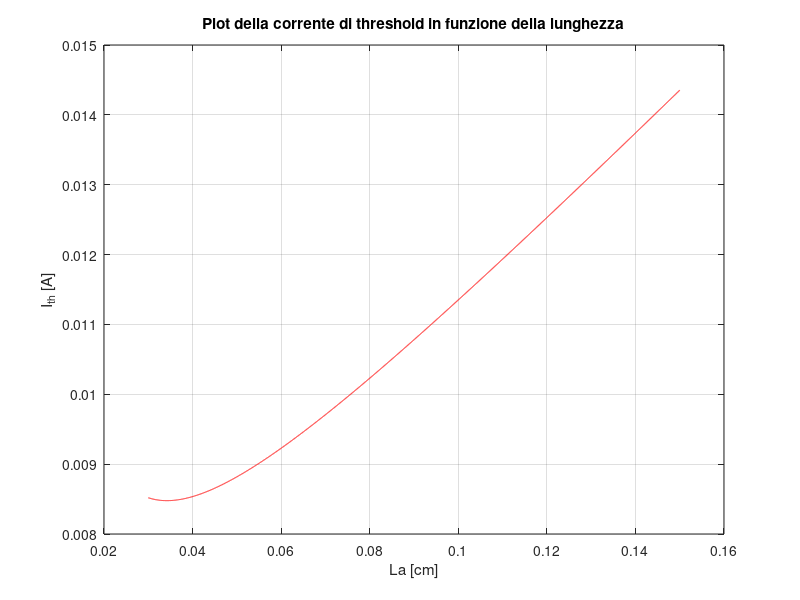
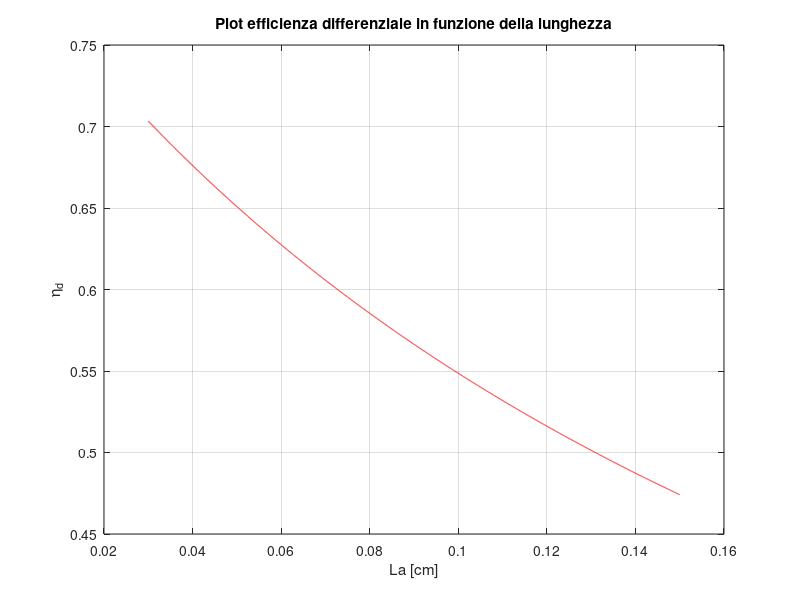

Write MATLAB code to recreate these figures, in order. (Note: this script raises an error after producing the figures.)
clc
close all
clear variables

%esercizio 1
%%
r_1=0.3;
r_2=0.9;
La=900e-4;
alpha_m_fix = (1/La)*(log(1/(sqrt(r_1*r_2)))); % rircordati che � cmetri^-1
alpha_i_fix = 6; %unit� di misura cmetri^-1
gamma_per_g_threshold = alpha_m_fix + alpha_i_fix;
N_tr = 1.8e18;%elettroni per centrimetro cubo
a_0 =  5.34e-16; %sono cm^2
guadagno_modale = a_0 * gamma_per_g_threshold;
gamma = 0.06;
N_th=N_tr + ((alpha_i_fix + alpha_m_fix) / (gamma * a_0));%elettroni per centrimetro cubo
V = (900e-6)*(100e-10)*(2.5e-6); %metri al cubo
V = V*1e6;%cm al cubo
q = 1.60217e-19;
eta_i = 0.8; % � adimensionato
A = 3.57e8;%secondi alla meno 1
B = 0.8e-10;%cm^3/secondo
C = 3.5e-30; % cm^6/secondo
n_g = 4.2;
c = 3e8;
v_g = c/n_g;
I_th = ((A*N_th + B*N_th^2 + C*N_th^3))*((q*V)/(eta_i));
tau_p = 1/(v_g * (alpha_i_fix * 10^2 + alpha_m_fix * 10^2));
beta_sp = 1e-4;
I = 6e-3;
Np = eta_i*(I - I_th)/(q * V * v_g * gamma_per_g_threshold/gamma);
delta_nu = ((gamma^2*beta_sp)/(4*pi*Np))
%ci manca la linewidth
%%
%esercizio 2

La=linspace(300e-4,1500e-4,10000);
alpha_m = (1./La).*(log(1/(sqrt(r_1*r_2)))); % rircordati che � cmetri^-1
alpha_i = 3; %unit� di misura cmetri^-1
gamma_per_g_threshold=alpha_m+alpha_i;
N_tr = 1.8e18;%elettroni per centrimetro cubo
a_0 =  1e-16; %sono cm^2
guadagno_modale = a_0 .* gamma_per_g_threshold;
gamma = 0.06;
N_th=N_tr + ((alpha_i+alpha_m)./(gamma.* a_0));%elettroni per centrimetro cubo
V = (La).*(100e-8)*(2.5e-4); %Cmetri al cubo
%V = V*1e6;%cm al cubo
q = 1.60217e-19;
eta_i = 0.8; % � adimensionato
A = 3.57e8;%secondi alla meno 1
B = 0.8e-10;%cm^3/secondo
C = 3.5e-30; % cm^6/secondo

I_th = ((A.*N_th + B.*N_th.^2 + C.*N_th.^3)).*((q*V)./(eta_i));
figure(1)
plot(La,I_th,'r')
grid on
title('Plot della corrente di threshold in funzione della lunghezza')
xlabel('La [cm]')
ylabel('I_{th} [A]')

eta_d = eta_i .* alpha_m ./(alpha_i + alpha_m );

figure(2)
plot(La,eta_d,'r')
grid on
title('Plot efficienza differenziale in funzione della lunghezza')
xlabel('La [cm]')
ylabel('\eta_{d}')
%%
%Esercizio 3
%riportare sullo stesso grafico le diverse risposte

h1_05 = openfig('esercizio_3_punto_6__1_05_IM.fig');
t1_05 = findobj(h1_05,'type', 'line');

x1_05 = get(t1_05,'XData');
y1_05 = get(t1_05,'YData');

h2 = openfig('esercizio_3_punto_6__2_IM.fig');
t2 = findobj(h2,'type', 'line');

x2 = get(t2,'XData');
y2 = get(t2,'YData');

h6 = openfig('esercizio_3_punto_6__6_IM.fig');
t6 = findobj(h6,'type', 'line');

x6 = get(t6,'XData');
y6 = get(t6,'YData');

h10 = openfig('esercizio_3_punto_6__10_IM.fig');
t10 = findobj(h10,'type', 'line');

x10 = get(t10,'XData');
y10 = get(t10,'YData');

figure(3)
semilogx(x1_05, y1_05, 'b')
grid on
hold on
semilogx(x2, y2, 'r')
semilogx(x6, y6, 'g')
semilogx(x10, y10, 'y')
legend('I_{bias}/I_{th} = 1.05','I_{bias}/I_{th} = 2','I_{bias}/I_{th} = 6','I_{bias}/I_{th} = 10')
title('Confronto tra le risposte IM per diverse correnti di bias')
ylabel('Risposta IM [dB]')
xlabel('Frequenza [GHz]')

%banda come funzione della corrente di bias
f1_05_3dB = x1_05(20);
f2_3dB = x2(89);
f6_3dB = x6(186);
f10_3dB = x10(232);
I_th_fix = 9.677; %mA
Ibias = [I_th_fix*1.05 I_th_fix*2 I_th_fix*6 I_th_fix*10];
f_3dB = [f1_05_3dB f2_3dB f6_3dB f10_3dB];

figure(4)
plot(Ibias, f_3dB, '-o')
grid on

%Banda di modulazione massima
n_g = 4.2;
c = 3e8;
v_g = c/n_g;
tau_p = 1/(v_g * (alpha_i_fix * 10^2 + alpha_m_fix * 10^2));
banda_max_ideale = sqrt(2)/(tau_p * 2 * pi);

one_ov_tau_Dn = 2 * B * N_th + A + 3 * C * N_th;
Np = 0; %FIXME Calcolare la densità di fotoni come funzione della corrente di bias
damping = v_g * a_0 * Np + one_ov_tau_Dn;

%esercizio 3.4 (ricalcolo con epsilon = 1.5e-14)
epsilon = 1.5e-14;
h1_05 = openfig('esercizio_3_punto_4__1_05_IM.fig');
t1_05 = findobj(h1_05,'type', 'line');

x1_05 = get(t1_05,'XData');
y1_05 = get(t1_05,'YData');

h2 = openfig('esercizio_3_punto_4__2_IM.fig');
t2 = findobj(h2,'type', 'line');

x2 = get(t2,'XData');
y2 = get(t2,'YData');

h6 = openfig('esercizio_3_punto_4__6_IM.fig');
t6 = findobj(h6,'type', 'line');

x6 = get(t6,'XData');
y6 = get(t6,'YData');

h10 = openfig('esercizio_3_punto_4__10_IM.fig');
t10 = findobj(h10,'type', 'line');

x10 = get(t10,'XData');
y10 = get(t10,'YData');

figure(5)
semilogx(x1_05, y1_05, 'b')
grid on
hold on
semilogx(x2, y2, 'r')
semilogx(x6, y6, 'g')
semilogx(x10, y10, 'y')
legend('I_{bias}/I_{th} = 1.05','I_{bias}/I_{th} = 2','I_{bias}/I_{th} = 6','I_{bias}/I_{th} = 10')
title('Confronto tra le risposte IM per diverse correnti di bias (\epsilon = 1.5e-14)')
ylabel('Risposta IM [dB]')
xlabel('Frequenza [GHz]')

%banda come funzione della corrente di bias
f1_05_3dB_eps = x1_05(6);
f2_3dB_eps = x2(8);
f6_3dB_eps = x6(14);
f10_3dB_eps = x10(20);
I_th_fix_eps = 9.6672; %mA
Ibias_eps = [I_th_fix_eps*1.05 I_th_fix_eps*2 I_th_fix_eps*6 I_th_fix_eps*10];
f_3dB_eps = [f1_05_3dB_eps f2_3dB_eps f6_3dB_eps f10_3dB_eps];

figure(6)
plot(Ibias_eps, f_3dB_eps, '-o')
grid on

%Banda di modulazione massima
%FIXME da rifare con epsilon = 1.5e-14
n_g = 4.2;
c = 3e8;
v_g = c/n_g;
tau_p = 1/(v_g * (alpha_i_fix * 10^2 + alpha_m_fix * 10^2));
banda_max_eps = sqrt(2)*(1/(1+(gamma * epsilon/a_0)))/(tau_p * 2 * pi);

%esercizio 5
P_bias = 5; %mW
I_bias = 22.2; %mA 4.04 * i_th
P_0 = 1; %mW
P_1 = 10; %mW
I_0 = 8.7; %mA 1.58 * I_th
I_1 = 36.6; %mA 6.65 * I_th
I_th_NRZ = 5.5001; %mA
f_3dB = 4.0981; %GHz
